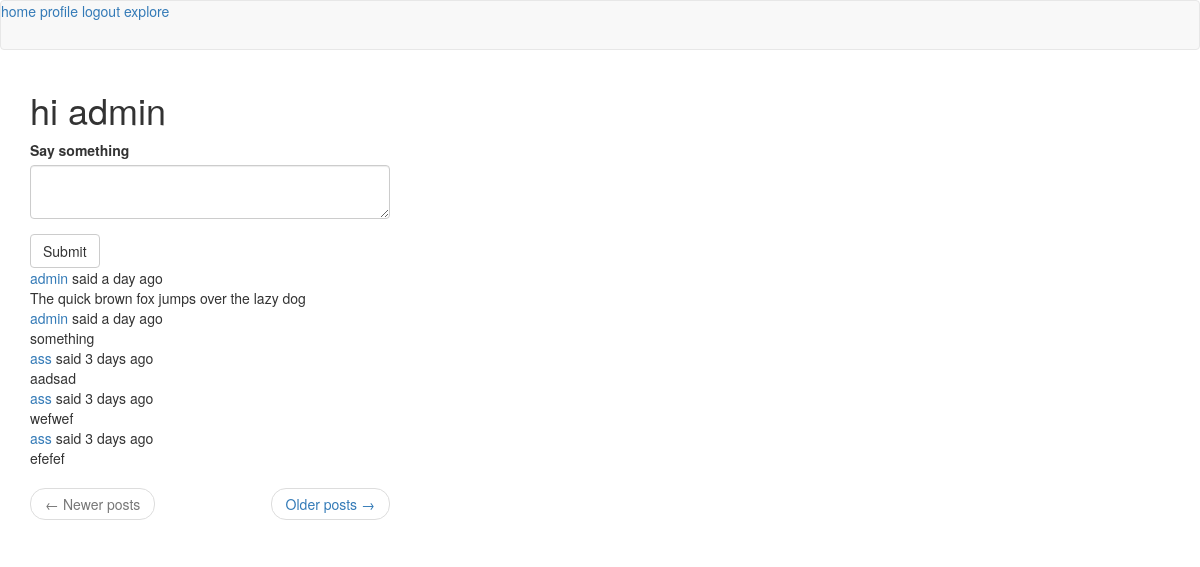
Page /main/index (signed in) on the committed database.
### app/main/models.py (models this page shows, shortened)
class User(UserMixin, db.Model):
	id = db.Column(db.Integer, primary_key=True)
	username = db.Column(db.String(64), index=True, unique=True)
	email = db.Column(db.String(120), index=True, unique=True)
	password_hash = db.Column(db.String(128))
	posts = db.relationship('Post', backref='author', lazy='dynamic')
	about_me = db.Column(db.String(140))
	last_seen = db.Column(db.DateTime, default=datetime.utcnow)
	followed = db.relationship(
		'User',
		secondary = followers,
		primaryjoin = (followers.c.follower_id == id),
		secondaryjoin = (followers.c.followed_id == id),
		backref = db.backref('followers', lazy='dynamic'),
		lazy = 'dynamic'
	)
	def followed_posts(self):
		followed = Post.query.join(
			followers, (followers.c.followed_id == Post.user_id)).filter(
				followers.c.follower_id == self.id)
		own = Post.query.filter_by(user_id=self.id)
		return followed.union(own).order_by(Post.timestamp.desc())
	@login.user_loader
	def load_user(id):
		return User.query.get(int(id))

class Post(db.Model):
	id = db.Column(db.Integer, primary_key=True)
	body = db.Column(db.String(140))
	timestamp = db.Column(db.DateTime, index=True, default=datetime.utcnow)
	user_id = db.Column(db.Integer, db.ForeignKey('user.id'))
	language = db.Column(db.String(5))

### app/main/routes.py (the view, shortened to what this page needs)
@bp.route('/', methods=['GET', 'POST'])
@bp.route('/index', methods=['GET', 'POST'])
@login_required
def index():
	form = PostForm()
	page = request.args.get('page', 1, type=int)
	posts = current_user.followed_posts().paginate(
		page, current_app.config['POSTS_PER_PAGE'], False)
	next_url = url_for('main.index', page=posts.next_num) \
		if posts.has_next else None
	prev_url = url_for('main.index', page=posts.prev_num) \
		if posts.has_prev else None
	return render_template('index.html', title='pep', form=form, posts=posts.items,
						   next_url=next_url,
						   prev_url=prev_url)

### app/main/forms.py
class PostForm(FlaskForm):
	post = TextAreaField(_l('Say something'), validators=[
		DataRequired(), Length(min=1, max=140)])
	submit = SubmitField(_l('Submit'))

### app/main/routes.py (called while the page is built)
@bp.before_request
def before_request():
	if current_user.is_authenticated:
		current_user.last_seen = datetime.utcnow()
		db.session.commit()
	g.locale = str(get_locale())

### app/templates/index.html
{% extends "base.html" %}
{% import "bootstrap/wtf.html" as wtf %}|
{% block app_content %}
	<h1>{{ _('hi %(username)s', username=current_user.username) }}</h1>
	{% if form %}
	<div class="row">
		<div class="col-md-4">
			{{ wtf.quick_form(form) }}
		</div>
	</div>
	{% endif %}
	<div class="row">
		<div class="col-md-4">
			{% for post in posts %}
				{% include '_post.html' %}
			{% endfor %}
		</div>
	</div>
	<div class="row">
		<div class="col-md-4">
			<nav aria-label="...">
				<ul class="pager">
					<li class="previous{% if not prev_url %} disabled{% endif %}">
						<a href="{{ prev_url or '#' }}">
							<span aria-hidden="true">&larr;</span> {{ _('Newer posts') }}
						</a>
					</li>
					<li class="next{% if not next_url %} disabled{% endif %}">
						<a href="{{ next_url or '#' }}">
							{{ _('Older posts') }} <span aria-hidden="true">&rarr;</span>
						</a>
					</li>
				</ul>
			</nav>
		</div>
	</div>
{% endblock %}

### app/templates/_post.html (shortened to what this page needs)
<table>
	<tr>
		<td>
		{{ _('%(username)s said %(when)s', username=user_link, when=moment(post.timestamp).fromNow()) }}
		<br>
		<span id="post{{ post.id }}">{{ post.body }}</span>
		</td>
	</tr>
</table>

### rows in the picture
Post: body "The quick brown fox jumps over the lazy dog"
Post: body "something"
Post: body "aadsad"
Post: body "wefwef"
Post: body "efefef"
